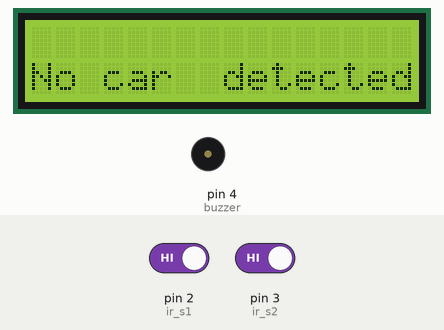
Recording of a sketch running on a simulated Arduino Uno, built with avr-gcc and run on an emulated ATmega328P. On the bench: 16×2 character LCD, buzzer (waves = sounding, pin HIGH). The test bench sets the inputs (shaded band); at power-on: pin 2 (ir_s1) HIGH, pin 3 (ir_s2) HIGH.

Above: at 3.2 s.
3.3 s: pin 2 (ir_s1) driven LOW
At 4.1 s:
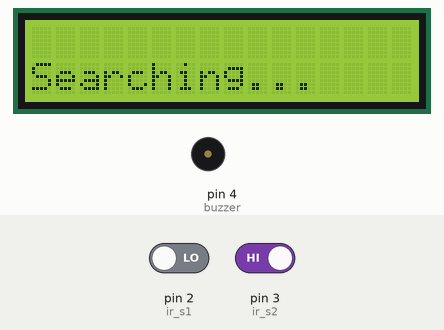
4.8 s: pin 3 (ir_s2) driven LOW
At 5.5 s:
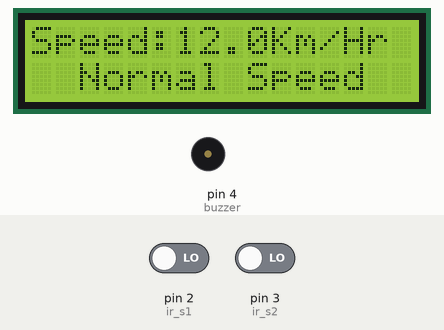
6.3 s: pin 2 (ir_s1) driven HIGH
At 9.0 s:
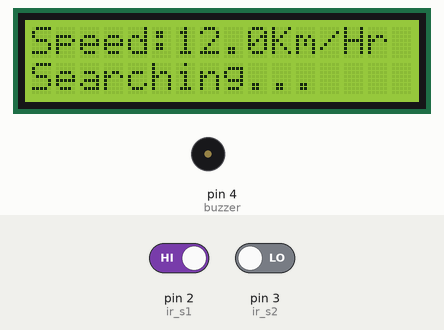
9.3 s: pin 2 (ir_s1) driven LOW
At 10.1 s:
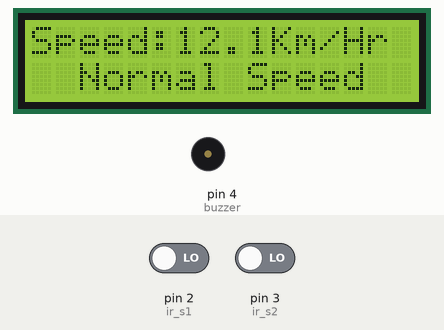
10.8 s: pin 3 (ir_s2) driven HIGH
At 13.7 s:
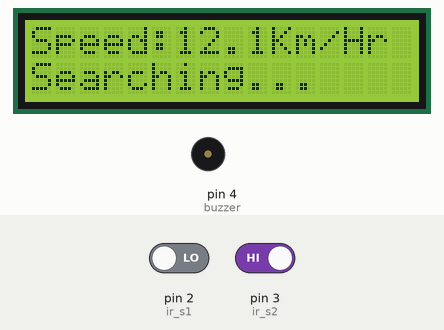
Timing chart, 0 to 14.8 s (numbered marks = the images above; inputs shaded):
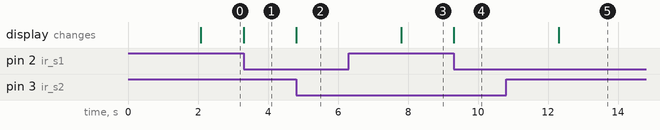

Measured:
- after the input at 3.3 s, the display: changes at once (image 1)
- after the input at 4.8 s, the display: changes at once (image 2)
- after the input at 6.3 s, pin 4 (buzzer): stays LOW (without the input it goes to HIGH after 1.5 s); the display: changes after 1.5 s (image 3)
- after the input at 9.3 s, the display: changes at once (image 4)
- after the input at 10.8 s, pin 4 (buzzer): stays LOW (without the input it goes to HIGH after 1.5 s); the display: changes after 1.5 s (image 5)

The sketch:

Code.ino
```cpp
//Prateek
//wwww.justdoelectronics.com
//https://www.youtube.com/c/JustDoElectronics/videos

#include <LiquidCrystal.h>
LiquidCrystal lcd(12, 11, 10, 9, 8, 7);

int timer1;
int timer2;

float Time;

int flag1 = 0;
int flag2 = 0;

float distance = 5.0;
float speed;

int ir_s1 = 2;
int ir_s2 = 3;

int buzzer = 4;

void setup() {
  pinMode(ir_s1, INPUT);
  pinMode(ir_s2, INPUT);
  pinMode(buzzer, OUTPUT);

  lcd.begin(16, 2);
  lcd.clear();
  lcd.setCursor(0, 0);
  lcd.print(" WELCOME ");
  lcd.setCursor(0, 1);
  lcd.print("JustDoElectronic");
  delay(2000);
  lcd.clear();
}

void loop() {
  if (digitalRead(ir_s1) == LOW && flag1 == 0) {
    timer1 = millis();
    flag1 = 1;
  }

  if (digitalRead(ir_s2) == LOW && flag2 == 0) {
    timer2 = millis();
    flag2 = 1;
  }

  if (flag1 == 1 && flag2 == 1) {
    if (timer1 > timer2) {
      Time = timer1 - timer2;
    } else if (timer2 > timer1) {
      Time = timer2 - timer1;
    }
    Time = Time / 1000;         //convert millisecond to second
    speed = (distance / Time);  //v=d/t
    speed = speed * 3600;       //multiply by seconds per hr
    speed = speed / 1000;       //division by meters per Km
  }

  if (speed == 0) {
    lcd.setCursor(0, 1);
    if (flag1 == 0 && flag2 == 0) {
      lcd.print("No car  detected");
    } else {
      lcd.print("Searching...    ");
    }
  } else {
    lcd.clear();
    lcd.setCursor(0, 0);
    lcd.print("Speed:");
    lcd.print(speed, 1);
    lcd.print("Km/Hr  ");
    lcd.setCursor(0, 1);
    if (speed > 50) {
      lcd.print("  Over Speeding  ");
      digitalWrite(buzzer, HIGH);
    } else {
      lcd.print("  Normal Speed   ");
    }
    delay(3000);
    digitalWrite(buzzer, LOW);
    speed = 0;
    flag1 = 0;
    flag2 = 0;
  }
}
```
